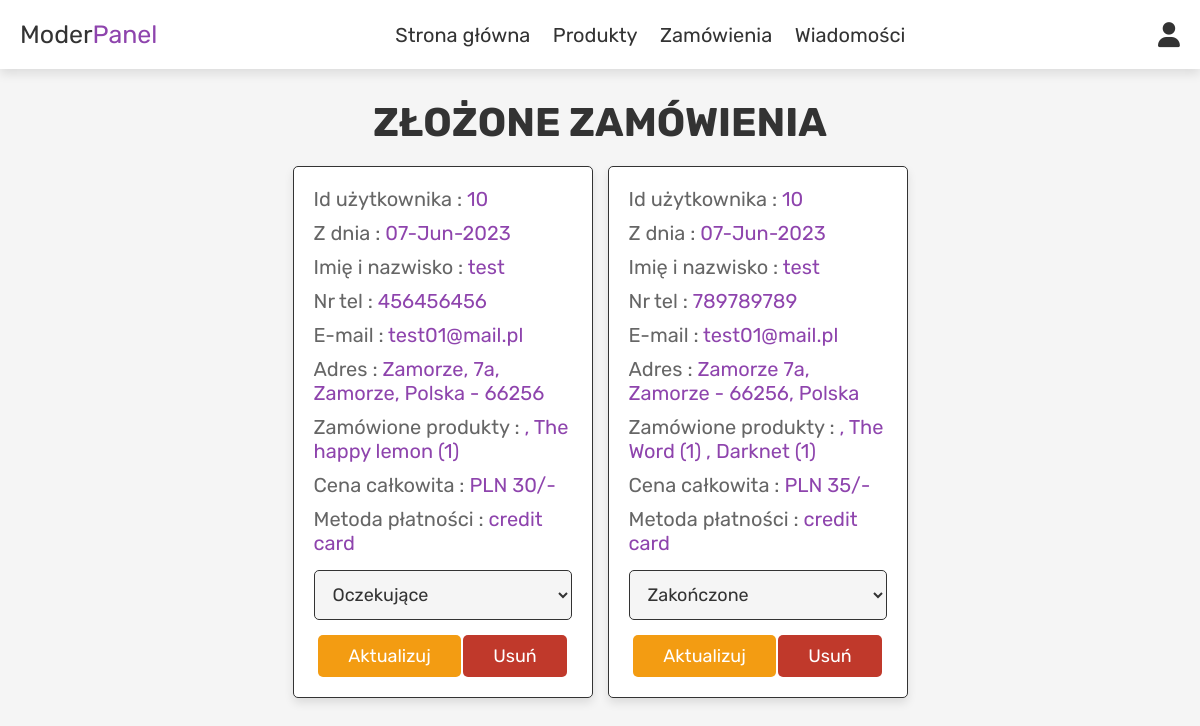
The app's page /admin_orders.php (signed in) with its own data.
### tables this page shows
CREATE TABLE `orders` (
  `id` bigint(20) UNSIGNED NOT NULL,
  `user_id` int(100) NOT NULL,
  `name` varchar(100) NOT NULL,
  `number` varchar(12) NOT NULL,
  `email` varchar(100) NOT NULL,
  `method` varchar(50) NOT NULL,
  `address` varchar(500) NOT NULL,
  `total_products` varchar(1000) NOT NULL,
  `total_price` int(100) NOT NULL,
  `placed_on` varchar(50) NOT NULL,
  `payment_status` varchar(20) NOT NULL DEFAULT 'Oczekujące'
);

### admin_orders.php (the view, shortened to what this page needs)
<?php
include 'config.php';
?>
<!DOCTYPE html>
<html lang="en">
<head>
   <link rel="stylesheet" href="https://cdnjs.cloudflare.com/ajax/libs/font-awesome/6.0.0/css/all.min.css">
   <link rel="stylesheet" href="css/admin_style.css">
</head>
<body>
<?php include 'admin_header.php'; ?>
<section class="orders">
   <h1 class="title">złożone zamówienia</h1>
   <div class="box-container">
      <?php
      $select_orders = mysqli_query($conn, "SELECT * FROM `orders`") or die('query failed');
      if(mysqli_num_rows($select_orders) > 0){
         while($fetch_orders = mysqli_fetch_assoc($select_orders)){
      ?>
      <div class="box">
         <p> Id użytkownika : <span><?php echo $fetch_orders['user_id']; ?></span> </p>
         <p> Z dnia : <span><?php echo $fetch_orders['placed_on']; ?></span> </p>
         <p> Imię i nazwisko : <span><?php echo $fetch_orders['name']; ?></span> </p>
         <p> Nr tel : <span><?php echo $fetch_orders['number']; ?></span> </p>
         <p> E-mail : <span><?php echo $fetch_orders['email']; ?></span> </p>
         <p> Adres : <span><?php echo $fetch_orders['address']; ?></span> </p>
         <p> Zamówione produkty : <span><?php echo $fetch_orders['total_products']; ?></span> </p>
         <p> Cena całkowita : <span>PLN <?php echo $fetch_orders['total_price']; ?>/-</span> </p>
         <p> Metoda płatności : <span><?php echo $fetch_orders['method']; ?></span> </p>
         <form action="" method="post">
            <select name="update_payment">
               <option value="" selected disabled><?php echo $fetch_orders['payment_status']; ?></option>
            </select>
            <input type="submit" value="Aktualizuj" name="update_order" class="option-btn">
            <a href="admin_orders.php?delete=<?php echo $fetch_orders['id']; ?>" onclick="return confirm('delete this order?');" class="delete-btn">Usuń</a>
         </form>
      </div>
      <?php
         }
      }else{
         echo '<p class="empty">Nie ma jeszcze złożonych zamówień!</p>';
      }
      ?>
   </div>
</section>
</body>
</html>

### css/admin_style.css (style rules this page uses)
:root { --purple:#8e44ad; --red:#c0392b; --orange:#f39c12; --black:#333; --white:#fff; --light-color:#666; --light-white:#ccc; --light-bg:#f5f5f5; --border:.1rem solid var(--black); --box-shadow:0 .5rem 1rem rgba(0,0,0,.1); }
* { font-family: 'Rubik', sans-serif; margin:0; padding:0; box-sizing: border-box; outline: none; border:none; text-decoration: none; transition:all .2s linear; }
html { font-size: 62.5%; overflow-x: hidden; }
body { background-color: var(--light-bg); }
section { padding:3rem 2rem; }
.title { text-align: center; margin-bottom: 2rem; text-transform: uppercase; color:var(--black); font-size: 4rem; }
.btn, .option-btn, .delete-btn, .white-btn { display: inline-block; margin-top: 1rem; padding:1rem 3rem; cursor: pointer; color:var(--white); font-size: 1.8rem; border-radius: .5rem; text-transform: capitalize; }
.option-btn { background-color: var(--orange); }
.delete-btn { background-color: var(--red); }
.orders .box-container { display: grid; grid-template-columns: repeat(auto-fit, 30rem); justify-content: center; gap:1.5rem; max-width: 1200px; margin:0 auto; align-items: flex-start; }
.orders .box-container .box { background-color: var(--white); padding:2rem; border:var(--border); box-shadow: var(--box-shadow); border-radius: .5rem; }
.orders .box-container .box p { padding-bottom: 1rem; font-size: 2rem; color:var(--light-color); }
.orders .box-container .box p span { color:var(--purple); }
.orders .box-container .box form { text-align: center; }
.orders .box-container .box form select { border-radius: .5rem; margin:.5rem 0; width: 100%; background-color: var(--light-bg); border:var(--border); padding:1.2rem 1.4rem; font-size: 1.8rem; color:var(--black); }

### records on screen
orders: user "10", placed_on "07-Jun-2023", name "test", number "456456456", email "test01@mail.pl", address "Zamorze, 7a, Zamorze, Polska - 66256", total_products ", The happy lemon (1)", total_price "30", method "credit card", update_payment "Oczekujące"
orders: user "10", placed_on "07-Jun-2023", name "test", number "789789789", email "test01@mail.pl", address "Zamorze 7a, Zamorze - 66256, Polska", total_products ", The Word (1) , Darknet (1)", total_price "35", method "credit card", update_payment "Zakończone"
